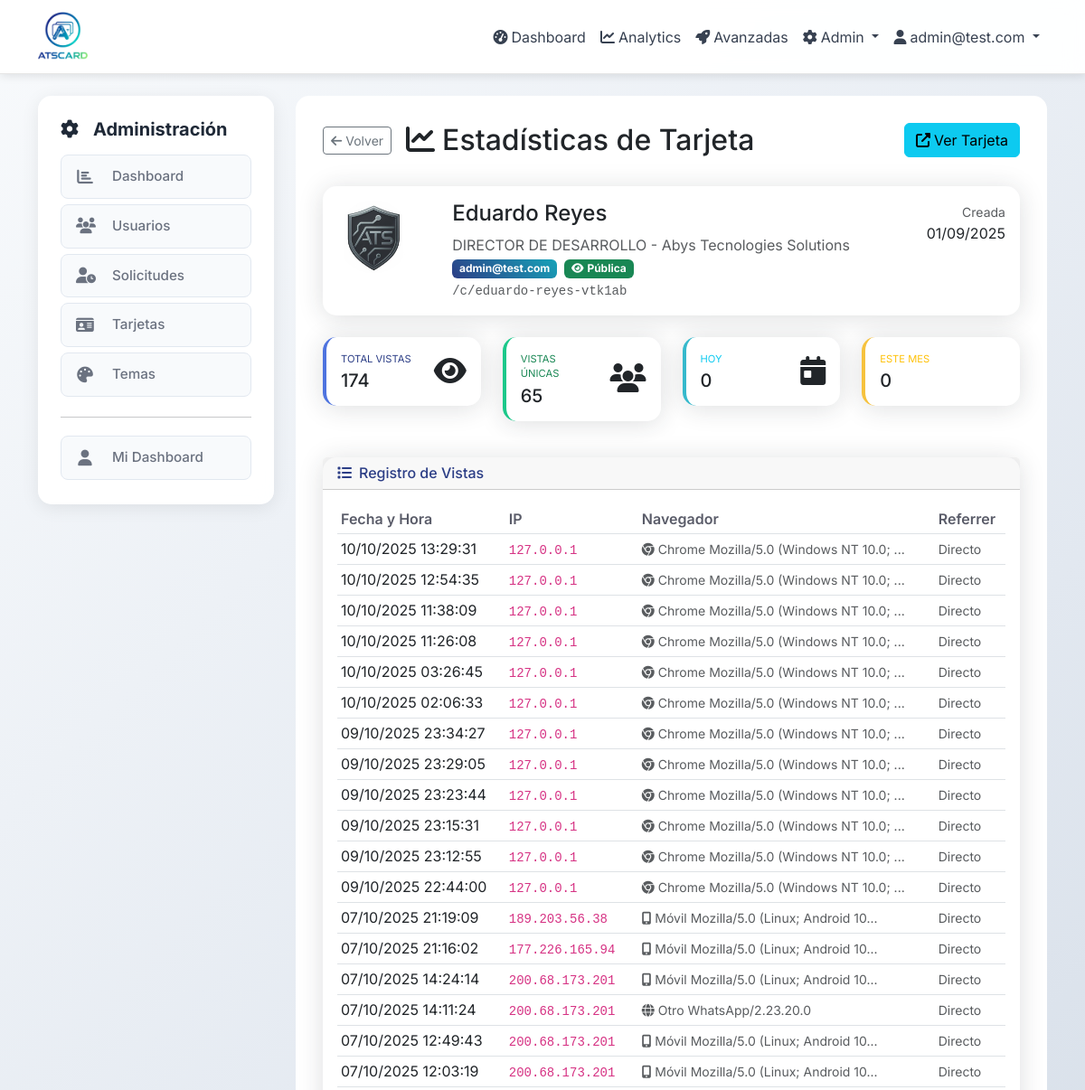
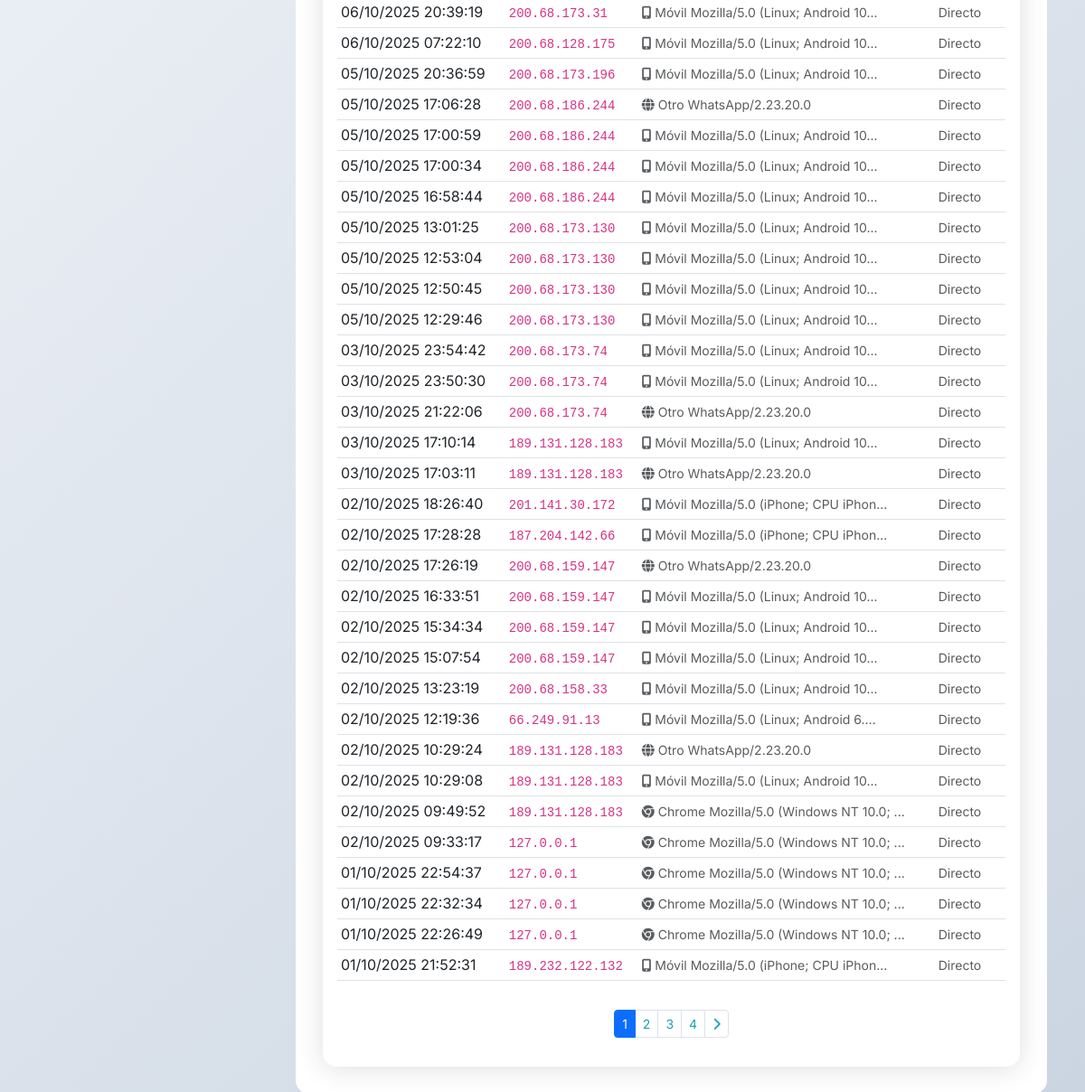
The page /admin/cards/8/views (signed in) on the database as committed earlier (2 pictures, top to bottom).
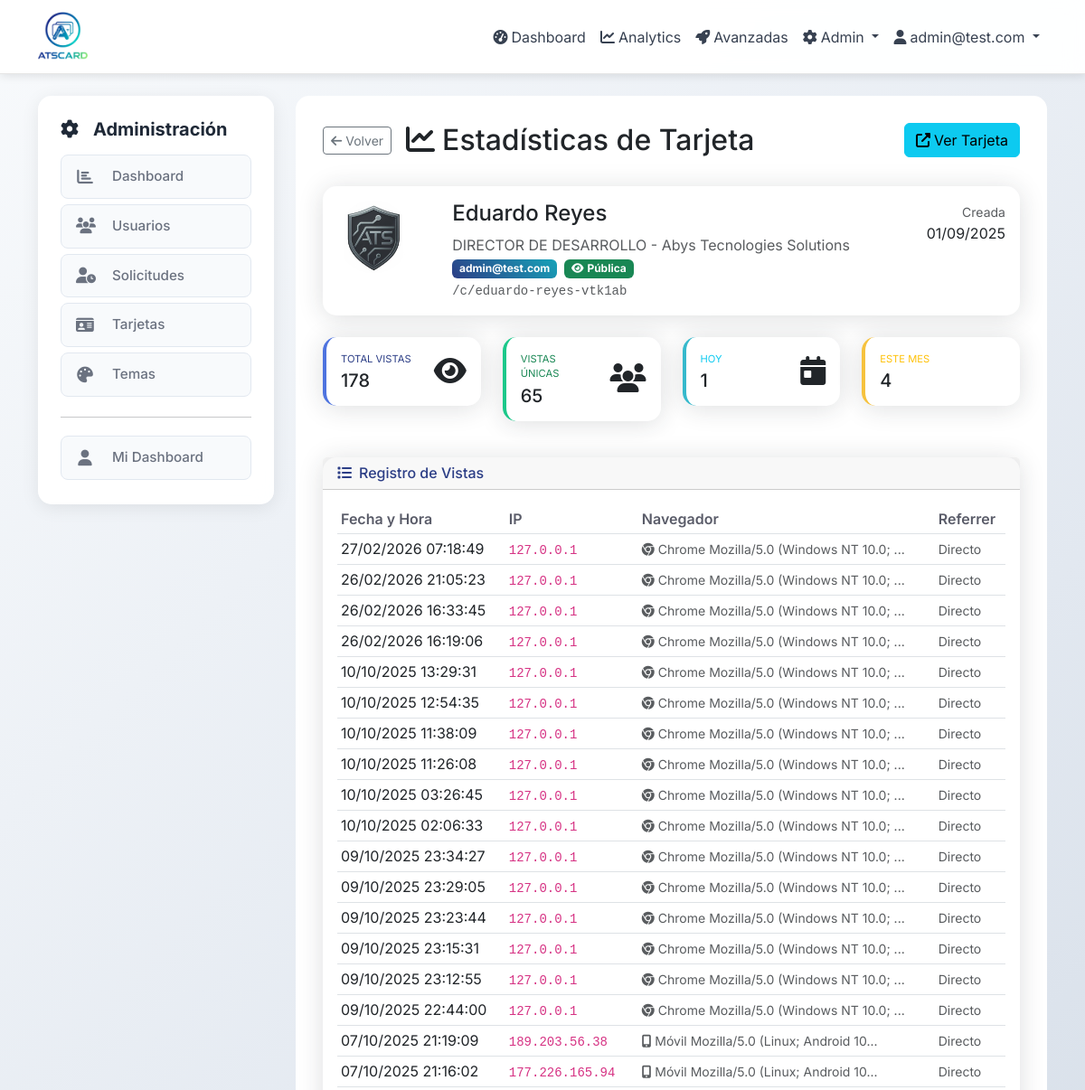
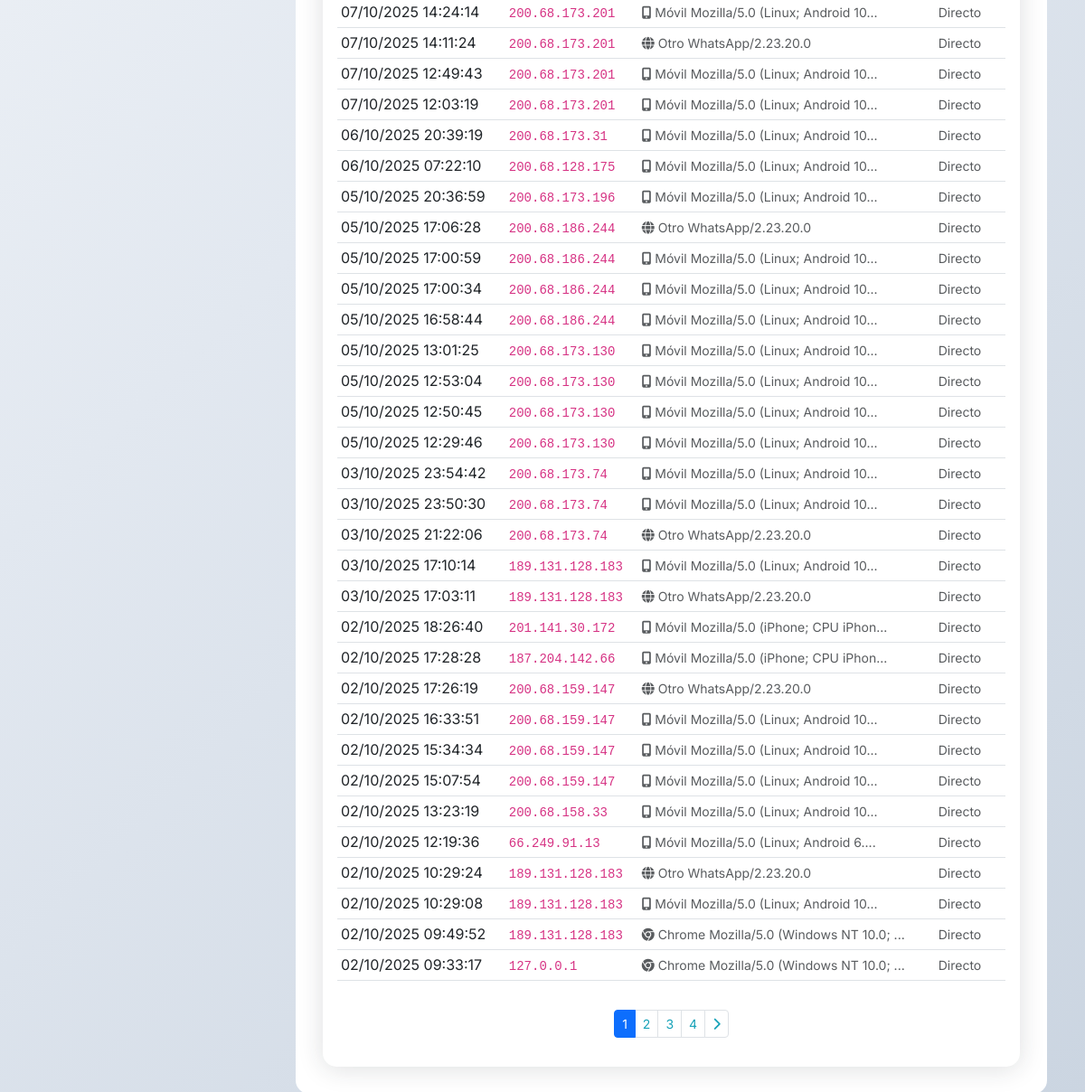
The same page on the database as committed later (2 pictures, top to bottom).
### app/models.py (models this page shows, shortened)
class CardView(db.Model):
    id = db.Column(db.Integer, primary_key=True)
    card_id = db.Column(db.Integer, db.ForeignKey('card.id'), nullable=False)
    ip_address = db.Column(db.String(45))  # IPv4 or IPv6
    user_agent = db.Column(db.String(500))
    referrer = db.Column(db.String(500))
    device_type = db.Column(db.String(20))  # mobile, tablet, desktop
    browser = db.Column(db.String(50))  # Chrome, Firefox, Safari, etc.
    platform = db.Column(db.String(50))  # windows, macos, linux, android, ios
    country = db.Column(db.String(100))  # User's country
    city = db.Column(db.String(100))  # User's city
    session_id = db.Column(db.String(100))  # Session tracking
    viewed_at = db.Column(db.DateTime, default=now_utc_for_db, index=True)
    card = db.relationship('Card', backref=db.backref('views', lazy='dynamic', cascade='all, delete-orphan'))

### app/admin/routes.py (the view)
@bp.route('/cards/<int:id>/views')
@login_required
@admin_required
def card_views(id):
    card = Card.query.get_or_404(id)
    page = request.args.get('page', 1, type=int)
    views = card.views.order_by(CardView.viewed_at.desc()).paginate(
        page=page, per_page=50, error_out=False
    )
    stats = {
        'total_views': card.get_total_views(),
        'unique_views': card.get_unique_views(),
        'views_today': card.get_views_today(),
        'views_this_month': card.get_views_this_month()
    }
    return render_template('admin/card_views.html', card=card, views=views, stats=stats)

### app/models.py (called while the page is built)
    def is_admin(self):
        return self.role == 'admin'

    def get_public_url(self):
        return f"/c/{self.slug}"

    def get_total_views(self):
        return self.views.count()

    def get_unique_views(self):
        from sqlalchemy import func
        return db.session.query(func.count(func.distinct(CardView.ip_address))).filter_by(card_id=self.id).scalar() or 0

    def get_views_today(self):
        start_utc, end_utc = get_date_range_utc(days=1)
        return self.views.filter(
            CardView.viewed_at >= start_utc,
            CardView.viewed_at <= end_utc
        ).count()

    def get_views_this_month(self):
        start_utc, end_utc = get_month_range_utc()
        return self.views.filter(
            CardView.viewed_at >= start_utc,
            CardView.viewed_at <= end_utc
        ).count()

    def get_avatar_path(self):
        if not self.theme:
            return self.avatar_path or self.avatar_square_path
        if self.theme.avatar_shape == 'rectangle':
            return self.avatar_rect_path or self.avatar_square_path or self.avatar_path
        else:
            return self.avatar_square_path or self.avatar_path or self.avatar_rect_path

### app/templates/admin/card_views.html (shortened to what the changed rows need)
{% extends "base.html" %}
{% block content %}
<div class="row">
    <div class="col-md-9">
        <div class="main-content">
            <div class="d-flex justify-content-between align-items-start mb-4">
                <div>
                    <div class="d-flex align-items-center mb-2">
                        <h2 class="mb-0">
                            <i class="fas fa-chart-line me-2"></i>Estadísticas de Tarjeta
                        </h2>
                    </div>
                </div>
            </div>
            <div class="row mb-4">
                <div class="col-lg-3 col-md-6 mb-3">
                    <div class="card border-left-primary">
                        <div class="card-body">
                            <div class="row no-gutters align-items-center">
                                <div class="col mr-2">
                                    <div class="text-xs font-weight-bold text-primary text-uppercase mb-1">
                                        Total Vistas
                                    </div>
                                    <div class="h5 mb-0 font-weight-bold text-gray-800">
                                        {{ stats.total_views }}
                                    </div>
                                </div>
                            </div>
                        </div>
                    </div>
                </div>
                <div class="col-lg-3 col-md-6 mb-3">
                    <div class="card border-left-info">
                        <div class="card-body">
                            <div class="row no-gutters align-items-center">
                                <div class="col mr-2">
                                    <div class="text-xs font-weight-bold text-info text-uppercase mb-1">
                                        Hoy
                                    </div>
                                    <div class="h5 mb-0 font-weight-bold text-gray-800">
                                        {{ stats.views_today }}
                                    </div>
                                </div>
                            </div>
                        </div>
                    </div>
                </div>
                <div class="col-lg-3 col-md-6 mb-3">
                    <div class="card border-left-warning">
                        <div class="card-body">
                            <div class="row no-gutters align-items-center">
                                <div class="col mr-2">
                                    <div class="text-xs font-weight-bold text-warning text-uppercase mb-1">
                                        Este Mes
                                    </div>
                                    <div class="h5 mb-0 font-weight-bold text-gray-800">
                                        {{ stats.views_this_month }}
                                    </div>
                                </div>
                            </div>
                        </div>
                    </div>
                </div>
            </div>
            <div class="card">
                <div class="card-body">
                    {% if views.items %}
                        <div class="table-responsive">
                            <table class="table table-sm">
                                <thead>
                                    <tr>
                                        <th>Fecha y Hora</th>
                                        <th>IP</th>
                                        <th>Navegador</th>
                                        <th>Referrer</th>
                                    </tr>
                                </thead>
                                <tbody>
                                    {% for view in views.items %}
                                    <tr>
                                        <td>
                                            {{ view.viewed_at|local_datetime('%d/%m/%Y %H:%M:%S') }}
                                        </td>
                                        <td>
                                            <code>{{ view.ip_address or 'N/A' }}</code>
                                        </td>
                                        <td>
                                            <small class="text-muted" title="{{ view.user_agent }}">
                                                {% if view.user_agent %}
                                                    {% if 'Mobile' in view.user_agent %}
                                                        <i class="fas fa-mobile-alt me-1"></i>Móvil
                                                    {% elif 'Chrome' in view.user_agent %}
                                                        <i class="fab fa-chrome me-1"></i>Chrome
                                                    {% elif 'Firefox' in view.user_agent %}
                                                        <i class="fab fa-firefox me-1"></i>Firefox
                                                    {% elif 'Safari' in view.user_agent %}
                                                        <i class="fab fa-safari me-1"></i>Safari
                                                    {% elif 'Edge' in view.user_agent %}
                                                        <i class="fab fa-edge me-1"></i>Edge
                                                    {% else %}
                                                        <i class="fas fa-globe me-1"></i>Otro
                                                    {% endif %}
                                                    {{ view.user_agent[:30] }}{% if view.user_agent|length > 30 %}...{% endif %}
                                                {% else %}
                                                    N/A
                                                {% endif %}
                                            </small>
                                        </td>
                                        <td>
                                            <small class="text-muted">
                                                {% if view.referrer %}
                                                    {{ view.referrer[:50] }}{% if view.referrer|length > 50 %}...{% endif %}
                                                {% else %}
                                                    Directo
                                                {% endif %}
                                            </small>
                                        </td>
                                    </tr>
                                    {% endfor %}
                                </tbody>
                            </table>
                        </div>
                        {% if views.pages > 1 %}
                        <nav aria-label="Page navigation" class="mt-3">
                            <ul class="pagination justify-content-center pagination-sm">
                                {% for page_num in views.iter_pages() %}
                                    {% if page_num %}
                                        {% if page_num != views.page %}
                                            <li class="page-item">
                                                <a class="page-link" href="{{ url_for('admin.card_views', id=card.id, page=page_num) }}">{{ page_num }}</a>
                                            </li>
                                        {% else %}
                                            <li class="page-item active">
                                                <span class="page-link">{{ page_num }}</span>
                                            </li>
                                        {% endif %}
                                    {% else %}
                                        <li class="page-item disabled">
                                            <span class="page-link">…</span>
                                        </li>
                                    {% endif %}
                                {% endfor %}
                            </ul>
                        </nav>
                        {% endif %}
                    {% else %}
                        <div class="text-center py-4">
                            <i class="fas fa-chart-line fa-3x text-muted mb-3"></i>
                            <h6>Sin vistas registradas</h6>
                            <p class="text-muted mb-0">Esta tarjeta aún no ha sido vista por nadie.</p>
                        </div>
                    {% endif %}
                </div>
            </div>
        </div>
    </div>
</div>
{% endblock %}

Rows that differ between the two databases and show on the page:
no longer on this page (row unchanged): CardView: viewed_at|local_datetime "01/10/2025 22:54:37", ip_address "127.0.0.1", shows "Chrome", user_agent "Mozilla/5.0 (Windows NT 10.0;", shows "Directo"
no longer on this page (row unchanged): CardView: viewed_at|local_datetime "01/10/2025 22:32:34", ip_address "127.0.0.1", shows "Chrome", user_agent "Mozilla/5.0 (Windows NT 10.0;", shows "Directo"
no longer on this page (row unchanged): CardView: viewed_at|local_datetime "01/10/2025 22:26:49", ip_address "127.0.0.1", shows "Chrome", user_agent "Mozilla/5.0 (Windows NT 10.0;", shows "Directo"
no longer on this page (row unchanged): CardView: viewed_at|local_datetime "01/10/2025 21:52:31", ip_address "189.232.122.132", shows "Móvil", user_agent "Mozilla/5.0 (iPhone; CPU iPhon", shows "Directo"
added CardView: viewed_at|local_datetime "27/02/2026 07:18:49", ip_address "127.0.0.1", shows "Chrome", user_agent "Mozilla/5.0 (Windows NT 10.0;", shows "Directo"
added CardView: viewed_at|local_datetime "26/02/2026 21:05:23", ip_address "127.0.0.1", shows "Chrome", user_agent "Mozilla/5.0 (Windows NT 10.0;", shows "Directo"
added CardView: viewed_at|local_datetime "26/02/2026 16:33:45", ip_address "127.0.0.1", shows "Chrome", user_agent "Mozilla/5.0 (Windows NT 10.0;", shows "Directo"
added CardView: viewed_at|local_datetime "26/02/2026 16:19:06", ip_address "127.0.0.1", shows "Chrome", user_agent "Mozilla/5.0 (Windows NT 10.0;", shows "Directo"
Other text that changed with them:
{{ stats.total_views }}: "174" → "178"
{{ stats.views_today }}: "0" → "1"
{{ stats.views_this_month }}: "0" → "4"
